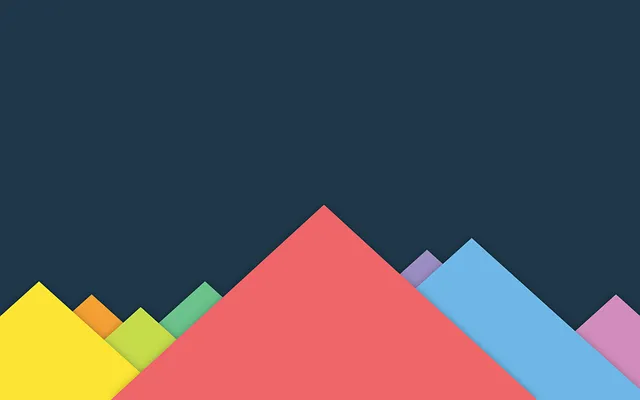
#> input picture Kepek/kep1.jpg, 640 x 400 px, found by its file name; the run also reads 1 picture not shown here
$ python ora3.py
#> lines starting #> are read from the running program, lines starting #| are printed output that depends on the picture
import cv2
import numpy as np
import random
#Feladat 1 kép konvertálása hsv-be
'''img=cv2.cvtColor(cv2.imread("C:\\Users\\deakd\\OneDrive\\Dokumentumok\\Egyetem\\Felev3\\kepfeldolgozas\\Kepek\\kep1.jpg",cv2.IMREAD_UNCHANGED),cv2.COLOR_BGR2HSV_FULL)
print("Type:",type(img))
print("Shape of Image:", img.shape)
print('Total Number of pixels:', img.size)
print("Image data type:", img.dtype)
cv2.imwrite("C:\\Users\\deakd\\OneDrive\\Dokumentumok\\Egyetem\\Felev3\\kepfeldolgozas\\Kepek\\kimenet2.jpg",img)'''
#Feladat 2 kép világosítása
#img=cv2.convertScaleAbs(cv2.imread(".\\Kepek\\kep1.jpg"), alpha=1, beta=10.5)
#cv2.imwrite(".\\Kepek\\kimenet3.jpg",img)
#Feladat 3 kép színterének átalakítása véletlenszerűen
'''img = cv2.imread(".\\Kepek\\kep1.jpg")
width, height = 640, 480
img = np.round(np.random.rand(height, width, 3) * 255).astype(np.uint8)
cv2.imwrite(".\\Kepek\\kimenet4.jpg",img)'''
#Feladat 4 kép pixeleinek átmásolása 30% aránnyal
img = cv2.imread(".\\Kepek\\kep1.jpg")
#> img is the input picture: shape (400, 640, 3); mean B, G, R 89.4, 81.6, 84.4
width = 1920
height = 1080
resized_image = cv2.resize(img, (width, height))
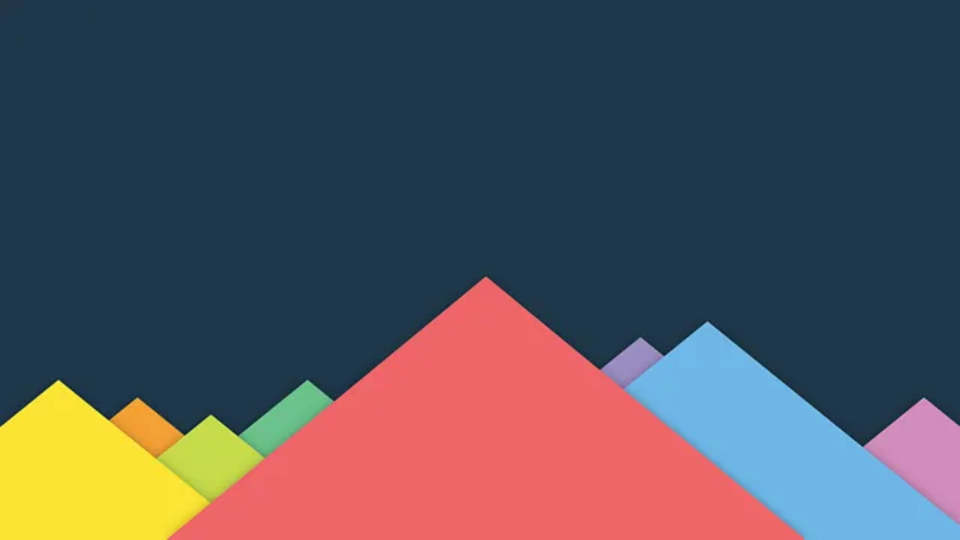
#> resized_image: shape (1080, 1920, 3) (shown at 1/2 size); mean B, G, R 89.4, 81.6, 84.4
target_image = cv2.imread(".\\Kepek\\black.jpg")
for y in range(img.shape[0]):
    for x in range(img.shape[1]):
        pixel = img[y, x]
        random_number = random.randint(0, 10)
        if(random_number <= 2):
            target_image[y, x] = pixel
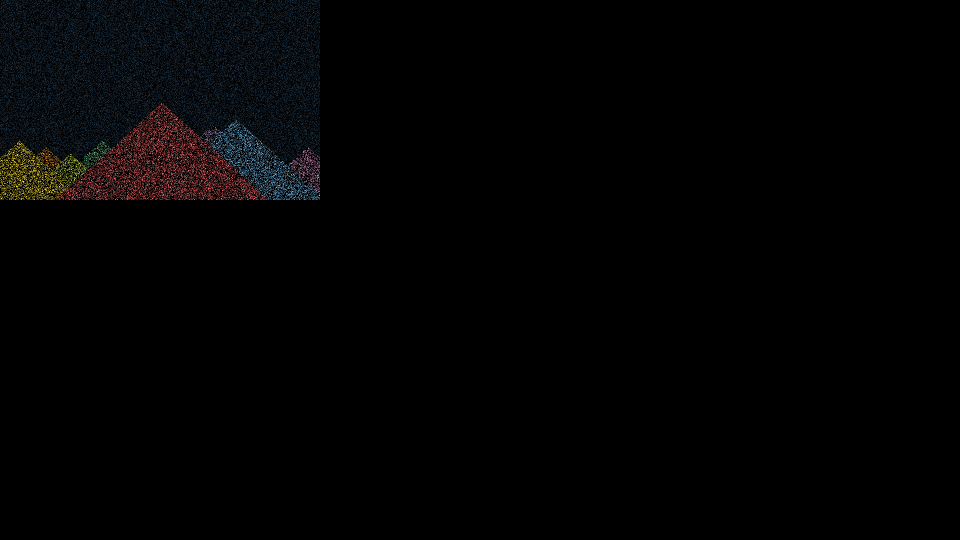
#> target_image: shape (1080, 1920, 3) (shown at 1/2 size); mean B, G, R 3, 2.8, 2.8
cv2.imwrite('.\\Kepek\\kimenet5.jpg', target_image)
cv2.imshow('Original image', img)
cv2.imshow('30%', target_image)
cv2.waitKey(0)
cv2.destroyAllWindows()
